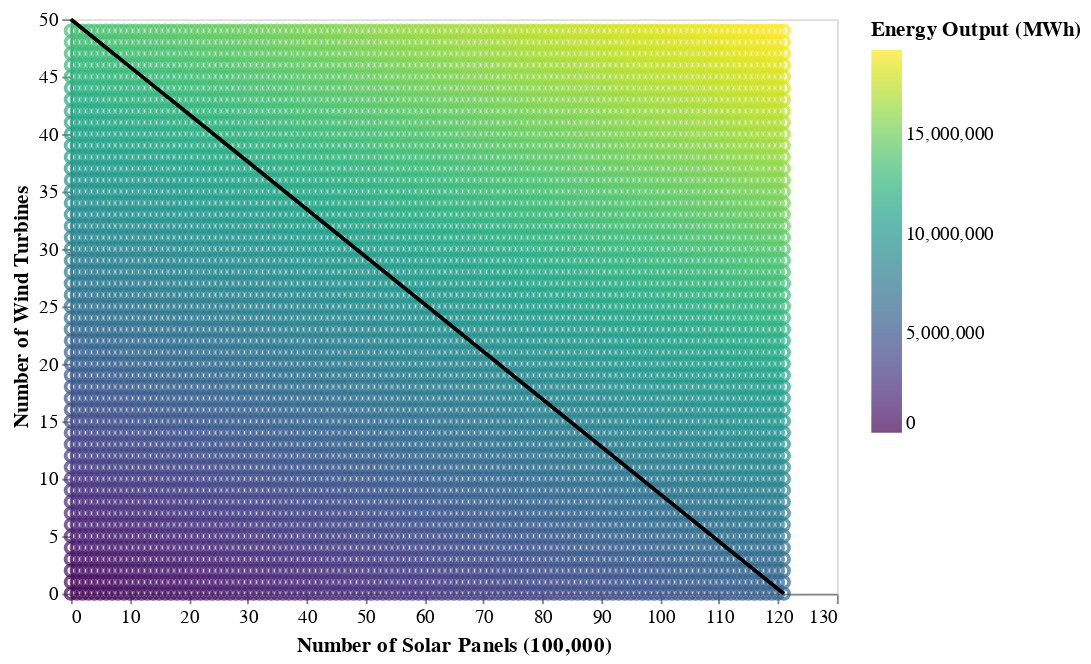

Here is the notebook cell this chart was saved with:
### Markdown cell above
Government of Salem, OR with 20 $km^2$ of land available for development.

### Code cell
chart = wrapper.wrapper(wtk, 'Salem', 'OR', land_available = 20, goal = 80)
chart

### Figure 1 — Vega-Lite specification as saved in the notebook (floating-point values rounded to 4 significant figures; data arrays with more than 128 entries replaced by an {"elided": "..."} marker saying what was removed)
{"$schema": "https://vega.github.io/schema/vega-lite/v3.4.0.json", "config": {"axis": {"grid": false}, "mark": {"tooltip": null}, "view": {"height": 300, "width": 400}}, "datasets": {"data-a240117b31360b9e78e19beeeb3ab38a": [{"x": 0, "y": 50}, {"x": 1, "y": 49.59}, {"x": 2, "y": 49.17}, {"x": 3, "y": 48.76}, {"x": 4, "y": 48.35}, {"x": 5, "y": 47.93}, {"x": 6, "y": 47.52}, {"x": 7, "y": 47.11}, {"x": 8, "y": 46.69}, {"x": 9, "y": 46.28}, {"x": 10, "y": 45.87}, {"x": 11, "y": 45.45}, {"x": 12, "y": 45.04}, {"x": 13, "y": 44.63}, {"x": 14, "y": 44.21}, {"x": 15, "y": 43.8}, {"x": 16, "y": 43.39}, {"x": 17, "y": 42.98}, {"x": 18, "y": 42.56}, {"x": 19, "y": 42.15}, {"x": 20, "y": 41.74}, {"x": 21, "y": 41.32}, {"x": 22, "y": 40.91}, {"x": 23, "y": 40.5}, {"x": 24, "y": 40.08}, {"x": 25, "y": 39.67}, {"x": 26, "y": 39.26}, {"x": 27, "y": 38.84}, {"x": 28, "y": 38.43}, {"x": 29, "y": 38.02}, {"x": 30, "y": 37.6}, {"x": 31, "y": 37.19}, {"x": 32, "y": 36.78}, {"x": 33, "y": 36.36}, {"x": 34, "y": 35.95}, {"x": 35, "y": 35.54}, {"x": 36, "y": 35.12}, {"x": 37, "y": 34.71}, {"x": 38, "y": 34.3}, {"x": 39, "y": 33.88}, {"x": 40, "y": 33.47}, {"x": 41, "y": 33.06}, {"x": 42, "y": 32.64}, {"x": 43, "y": 32.23}, {"x": 44, "y": 31.82}, {"x": 45, "y": 31.4}, {"x": 46, "y": 30.99}, {"x": 47, "y": 30.58}, {"x": 48, "y": 30.17}, {"x": 49, "y": 29.75}, {"x": 50, "y": 29.34}, {"x": 51, "y": 28.93}, {"x": 52, "y": 28.51}, {"x": 53, "y": 28.1}, {"x": 54, "y": 27.69}, {"x": 55, "y": 27.27}, {"x": 56, "y": 26.86}, {"x": 57, "y": 26.45}, {"x": 58, "y": 26.03}, {"x": 59, "y": 25.62}, {"x": 60, "y": 25.21}, {"x": 61, "y": 24.79}, {"x": 62, "y": 24.38}, {"x": 63, "y": 23.97}, {"x": 64, "y": 23.55}, {"x": 65, "y": 23.14}, {"x": 66, "y": 22.73}, {"x": 67, "y": 22.31}, {"x": 68, "y": 21.9}, {"x": 69, "y": 21.49}, {"x": 70, "y": 21.07}, {"x": 71, "y": 20.66}, {"x": 72, "y": 20.25}, {"x": 73, "y": 19.83}, {"x": 74, "y": 19.42}, {"x": 75, "y": 19.01}, {"x": 76, "y": 18.6}, {"x": 77, "y": 18.18}, {"x": 78, "y": 17.77}, {"x": 79, "y": 17.36}, {"x": 80, "y": 16.94}, {"x": 81, "y": 16.53}, {"x": 82, "y": 16.12}, {"x": 83, "y": 15.7}, {"x": 84, "y": 15.29}, {"x": 85, "y": 14.88}, {"x": 86, "y": 14.46}, {"x": 87, "y": 14.05}, {"x": 88, "y": 13.64}, {"x": 89, "y": 13.22}, {"x": 90, "y": 12.81}, {"x": 91, "y": 12.4}, {"x": 92, "y": 11.98}, {"x": 93, "y": 11.57}, {"x": 94, "y": 11.16}, {"x": 95, "y": 10.74}, {"x": 96, "y": 10.33}, {"x": 97, "y": 9.917}, {"x": 98, "y": 9.504}, {"x": 99, "y": 9.091}, {"x": 100, "y": 8.678}, {"x": 101, "y": 8.264}, {"x": 102, "y": 7.851}, {"x": 103, "y": 7.438}, {"x": 104, "y": 7.025}, {"x": 105, "y": 6.612}, {"x": 106, "y": 6.198}, {"x": 107, "y": 5.785}, {"x": 108, "y": 5.372}, {"x": 109, "y": 4.959}, {"x": 110, "y": 4.545}, {"x": 111, "y": 4.132}, {"x": 112, "y": 3.719}, {"x": 113, "y": 3.306}, {"x": 114, "y": 2.893}, {"x": 115, "y": 2.479}, {"x": 116, "y": 2.066}, {"x": 117, "y": 1.653}, {"x": 118, "y": 1.24}, {"x": 119, "y": 0.8264}, {"x": 120, "y": 0.4132}, {"x": 121, "y": 0}], "data-bda876d9f8f4b00abefe8481fb94d1a9": {"elided": "6100 records"}}, "layer": [{"data": {"name": "data-bda876d9f8f4b00abefe8481fb94d1a9"}, "encoding": {"color": {"field": "e", "legend": {"title": "Energy Output (MWh)"}, "scale": {"scheme": "viridis"}, "type": "quantitative"}, "tooltip": [{"field": "Panels", "type": "quantitative"}, {"field": "Turbines", "type": "quantitative"}, {"field": "PercentGoal", "type": "nominal"}, {"field": "Cost", "type": "nominal"}], "x": {"axis": {"title": "Number of Solar Panels (100,000)"}, "field": "Panels", "scale": {"clamp": true, "domain": [0, 122.3]}, "type": "quantitative"}, "y": {"axis": {"title": "Number of Wind Turbines"}, "field": "Turbines", "scale": {"clamp": true, "domain": [0, 50]}, "type": "quantitative"}}, "mark": "point"}, {"data": {"name": "data-a240117b31360b9e78e19beeeb3ab38a"}, "encoding": {"color": {"value": "black"}, "x": {"field": "x", "type": "quantitative"}, "y": {"field": "y", "type": "quantitative"}}, "mark": "line"}]}
